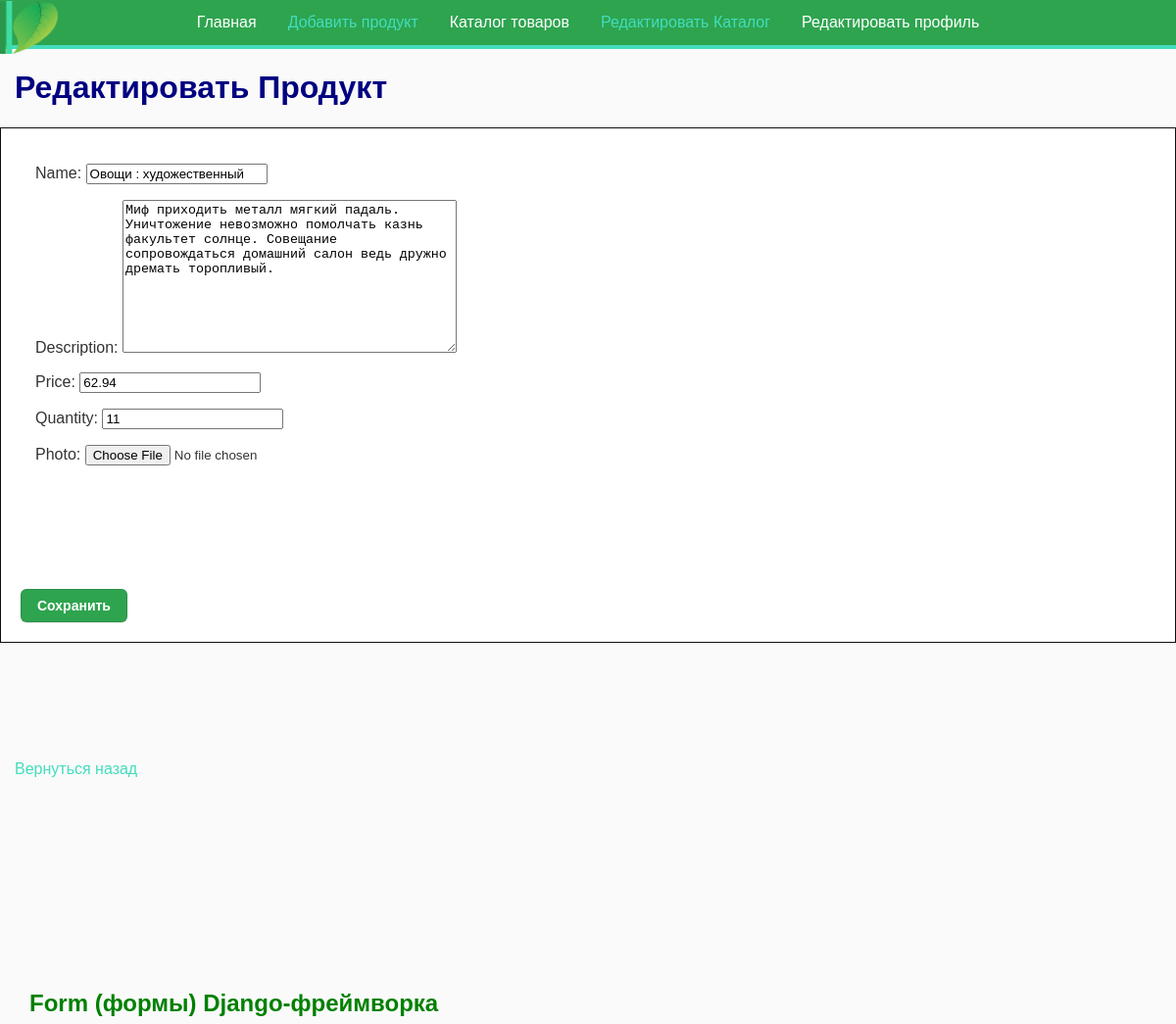
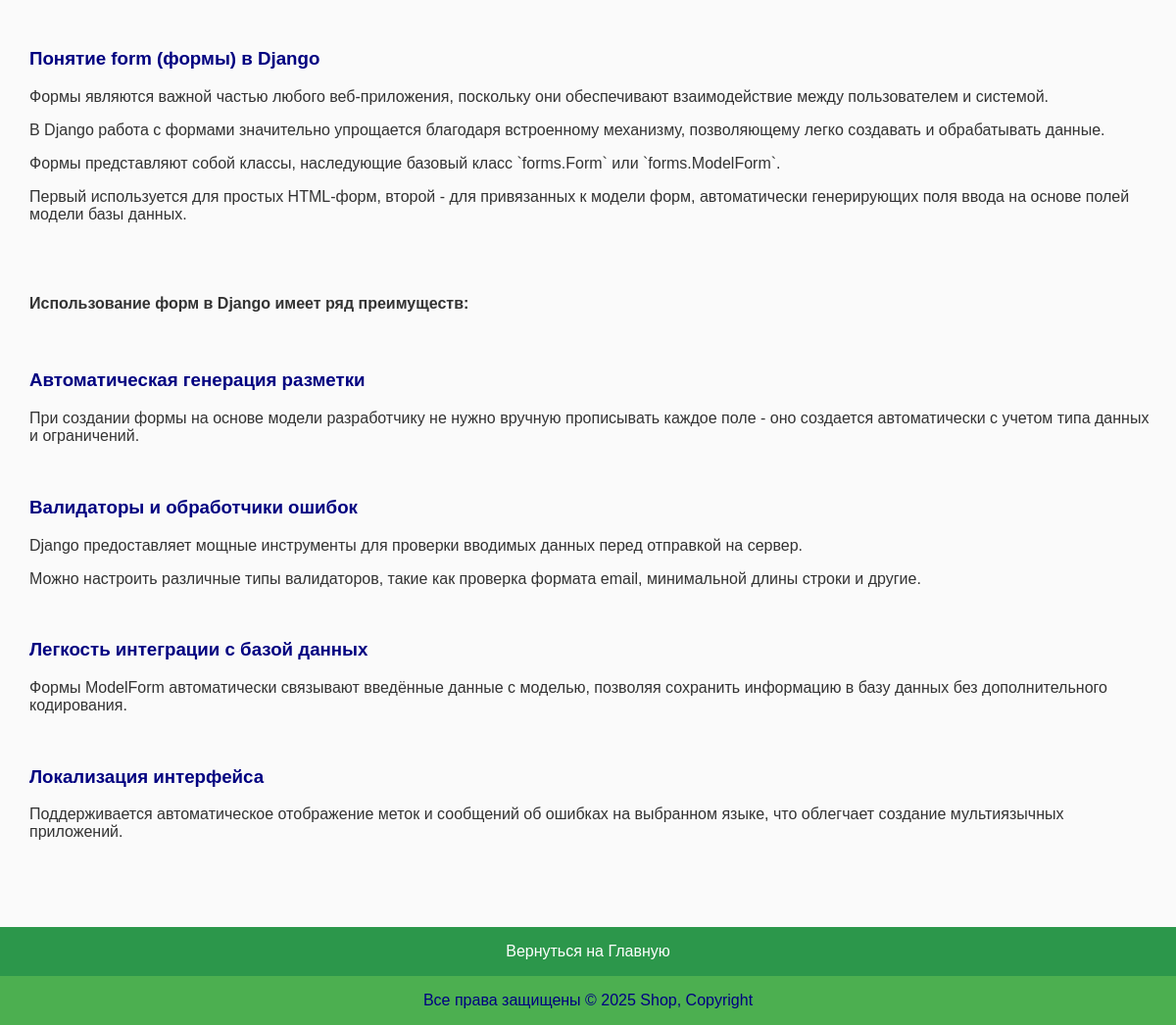
The app's page /edit-product/1/ with its own data (2 pictures, top to bottom).
### shop/models.py (models this page shows, shortened)
class Product(models.Model):
    name = models.CharField(max_length=100)
    description = models.TextField()
    price = models.DecimalField(max_digits=8, decimal_places=2)
    quantity = models.PositiveIntegerField(default=0)
    photo = models.ImageField(upload_to='product_photos/', null=True, blank=True)
    added_date = models.DateTimeField(auto_now_add=True)

### shop/views.py (the view)
# urls.py: path('edit-product/<int:pk>/', EditProduct.as_view(), name='edit_product'),
class EditProduct(UpdateView):
    model = Product
    template_name = 'edit_product.html'
    success_url = '/'
    form_class = ProductForm

### shop/forms.py
class ProductForm(forms.ModelForm):
    class Meta:
        model = Product
        fields = ['name', 'description', 'price', 'quantity', 'photo']

### shop/templates/edit_product.html (shortened to what this page needs)
{% extends 'base.html' %}
{% load static %}
{% block content %}
<h1>Редактировать Продукт</h1>
<form class="form bottom" action="" method="post">
    {{ form.as_p }}
    <div class="image-preview" style="width: 80px; height: 80px; overflow: hidden; margin-bottom: 30px;">
    </div>
    <input class="button" type="submit" value="Сохранить" />
</form>
<p><a href="{% url 'products_list' %}"><span class="red">Вернуться назад</span></a></p>
    {% include 'article-form.html' %}
{% include 'footer_top.html' %}
{% endblock %}

### shop/static/css/styles.css (style rules this page uses)
body { font-family: Arial, Helvetica, sans-serif; background-color: #fafafa; color: #333; margin: 0 auto; padding: 0; }
a { text-decoration: none; }
.red { color: #42DDBD; }
h1, h3 { color: navy; margin-left: 15px; }
p { display: block; margin-left: 15px; }
.button { appearance: none; background-color: #2ea44f; border: 1px solid rgba(27, 31, 35, .15); border-radius: 6px; box-shadow: rgba(27, 31, 35, 0.1) 0 1px 0; box-sizing: border-box; color: #fff; cursor: pointer; display: inline-block; font-size: 14px; font-weight: 600; line-height: 20px; padding: 6px 16px; text-align: center; text-decoration: none; }
.bottom { margin-bottom: 120px; }
.form { background: #ffffff; border: 1px solid #0f0f0f; padding: 20px; }

### records on screen
Product: name "Овощи : художественный", description "Миф приходить металл мягкий падаль. Уничтожение невозможно помолчать казнь факультет солнце. Совещание сопровождаться домашний салон ведь дружно дремать торопливый.", price "62.94", quantity "11"
